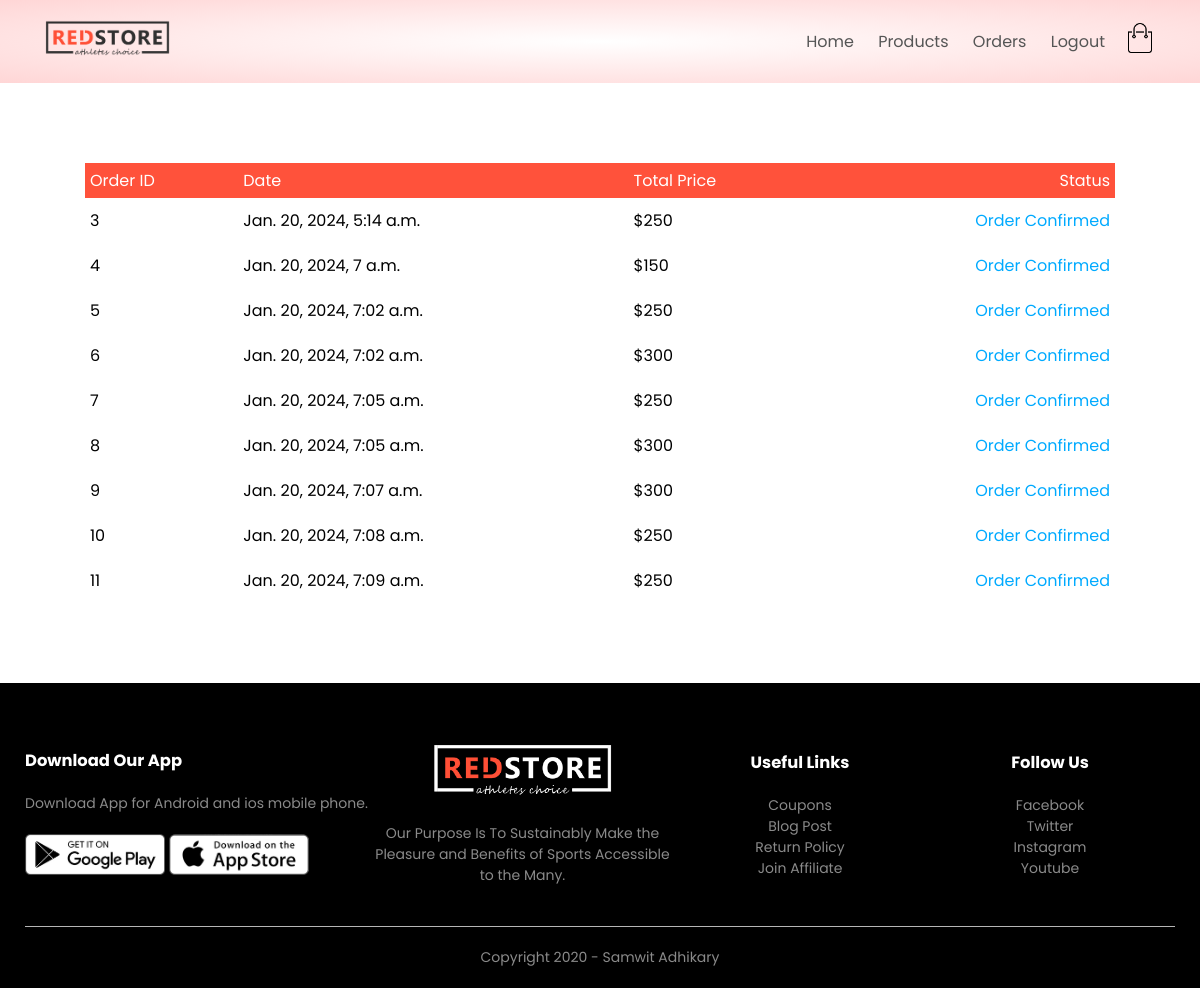
Page /order/orders (signed in) on the earlier database version.
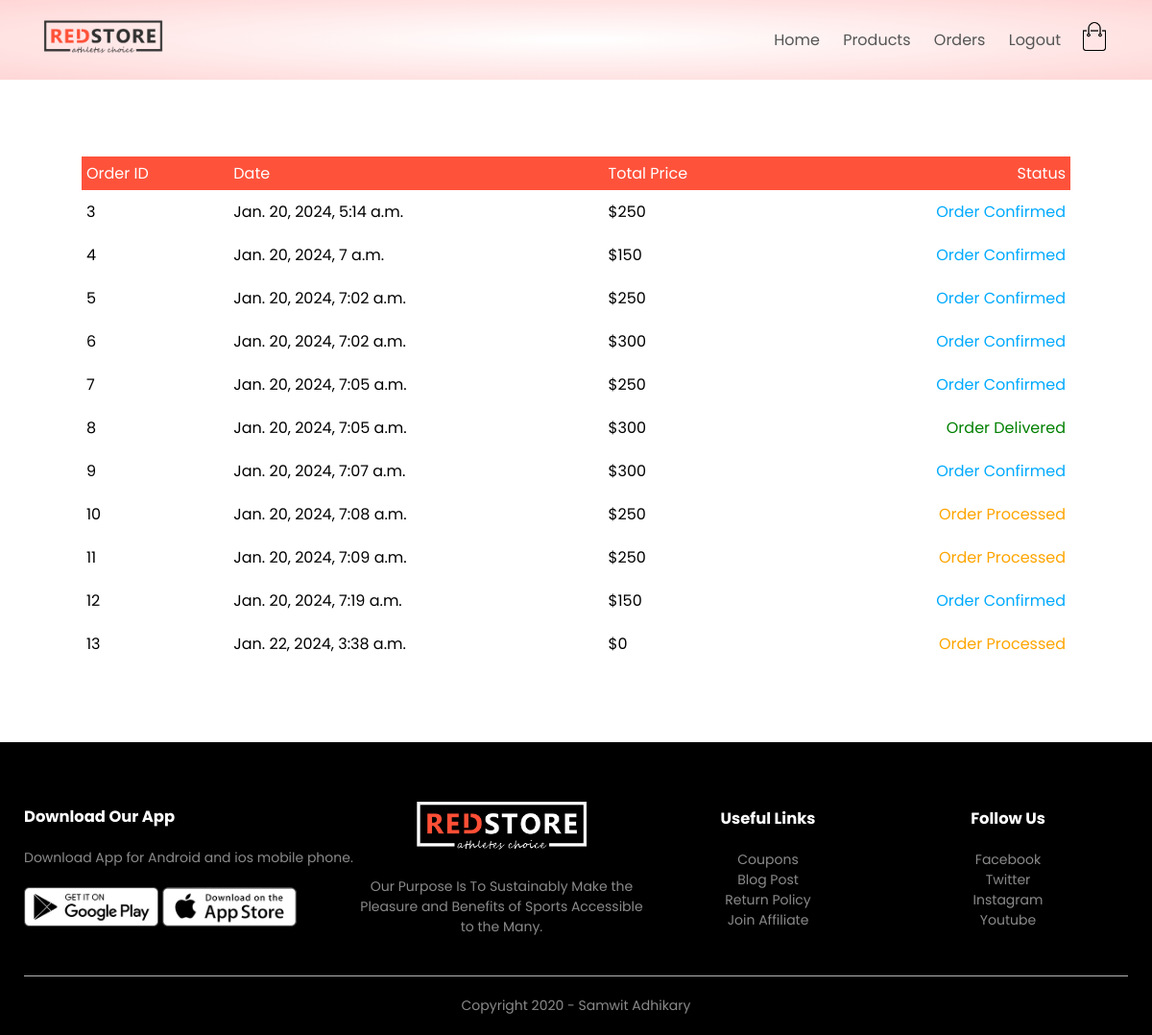
Same page on the later database version.
### orders/models.py (models this page shows, shortened)
class Order(models.Model):
    LIVE = 1
    DELETE = 0
    DELETE_CHOICES = ((LIVE,'Live'),(DELETE,'Delete'))
    CART_STAGE = 0
    ORDER_CONFIRMED = 1
    ORDER_PROCESSED = 2
    ORDER_DELIVERED = 3
    ORDER_REJECTED = 4
    STAUS_CHOICE = (
        (ORDER_CONFIRMED,"Order Confirmed"),
        (ORDER_PROCESSED,"Order Processed"),
        (ORDER_DELIVERED,"Order delivered"),
        (ORDER_REJECTED,"Order Rejected")
        )
    order_status = models.IntegerField(choices=STAUS_CHOICE,default=CART_STAGE)
    owner = models.ForeignKey(Customer,on_delete=models.SET_NULL,related_name="orders",null=True)
    total_price = models.IntegerField(default=0)
    delete_status = models.IntegerField(choices=DELETE_CHOICES,default=LIVE)
    created_at = models.DateTimeField(auto_now_add=True)
    updated_At = models.DateTimeField(auto_now=True)

### orders/views.py (the view)
# urls.py: path('orders',show_orders,name="orders")
@login_required(login_url='account')
def show_orders(request):
    user = request.user
    customer = user.customer_profile
    all_orders = Order.objects.filter(owner=customer).exclude(order_status=Order.CART_STAGE)
    context = {'orders':all_orders}
    return render(request,'orders.html',context)

### orders/templatetags/getstatus.py (called while the page is built)
@register.simple_tag(name="getstatus")
def getstatus(status):
    ststus_list = [
        'Order Confirmed',
        'Order Processed',
        'Order Delivered',
        'Order Rejected'
    ]
    return ststus_list[status-1]

### templates/orders.html
{%extends 'blank.html'%}
{%block content%}
{%include 'order_container.html'%}
{%endblock%}

### templates/blank.html (shortened to what this page needs)
<!DOCTYPE html>
<html lang="en">
<head>
    {%load static%}
    <link rel="stylesheet" href="{% static 'css/style.css'%}">
    <link rel="stylesheet" href="{% static 'css/my_styles.css'%}">
    <link rel="stylesheet" href="https://stackpath.bootstrapcdn.com/font-awesome/4.7.0/css/font-awesome.min.css">
</head>
<body>
    <div class="header">
        <div class="container">
            {%include 'menu.html'%}
        </div>
    </div>
    {%block content%}
    {%endblock content%}
    <div class="footer">
        <div class="container">
            <div class="row">
                <div class="footer-col-1">
                    <h3>Download Our App</h3>
                    <p>Download App for Android and ios mobile phone.</p>
                    <div class="app-logo">
                        <img src="{%static 'images/play-store.png'%}">
                        <img src="{%static 'images/app-store.png'%}">
                    </div>
                </div>
                <div class="footer-col-2">
                    <img src="{%static 'images/logo-white.png'%}">
                    <p>Our Purpose Is To Sustainably Make the Pleasure and Benefits of Sports Accessible to the Many.
                    </p>
                </div>
                <div class="footer-col-3">
                    <h3>Useful Links</h3>
                    <ul>
                        <li>Coupons</li>
                        <li>Blog Post</li>
                        <li>Return Policy</li>
                        <li>Join Affiliate</li>
                    </ul>
                </div>
                <div class="footer-col-4">
                    <h3>Follow Us</h3>
                    <ul>
                        <li>Facebook</li>
                        <li>Twitter</li>
                        <li>Instagram</li>
                        <li>Youtube</li>
                    </ul>
                </div>
            </div>
            <hr>
            <p class="copyright">Copyright 2020 - Samwit Adhikary</p>
        </div>
    </div>
</body>
</html>

### templates/menu.html (shortened to what this page needs)
{%load static%}
<div class="navbar">
    <div class="logo">
        <a href="{%url 'index'%}"><img src="{%static 'images/logo.png'%}" alt="logo" width="125px"></a>
    </div>
    <nav>
        <ul id="MenuItems">
            <li><a href="{%url 'index'%}">Home</a></li>
            <li><a href="{%url 'product_list'%}">Products</a></li>
            {%if not request.user.is_authenticated%}
            <li><a href="{%url 'account'%}">Account</a></li>
            {%else%}
            <li><a href="{%url 'orders'%}">Orders</a></li>
            <li><a href="{%url 'sign_out'%}">Logout</a></li>
            {%endif%}
        </ul>
    </nav>
    {%if request.user.is_authenticated%}
    <a href="{%url 'cart'%}"><img src="{%static 'images/cart.png'%}" width="30px" height="30px"></a>
    {%endif%}
</div>

### templates/order_container.html
{%load static%}
{%load getstatus%}
<div class="small-container cart-page">
    {%if orders%}
    <table>
        <tbody><tr>
            <th>Order ID</th>
            <th>Date</th>
            <th>Total Price</th>
            <th>Status</th>
        </tr>
        {%for order in orders%}
        <tr>
            <td>
                {{order.id}}
            </td>
            <td>
                {{order.created_at}}
            </td>
            <td>
                ${{order.total_price}}
            </td>
            <td class="{% getstatus order.order_status %}">
                {% getstatus order.order_status %}
            </td>
        </tr>
        {%endfor%}
    </tbody></table>
    {%else%}
    <div style="width:100%;display:grid;place-items: center;height:41vh">
        <p class="cart_empty_message">Order is Empty</p>
    </div>
    {%endif%}
</div>

### static/css/style.css (style rules this page uses)
* { margin: 0; padding: 0; box-sizing: border-box; }
body { font-family: 'Poppins', sans-serif; }
.navbar { display: flex; align-items: center; padding: 20px; }
nav { flex: 1; text-align: right; }
nav ul { display: inline-block; list-style-type: none; }
nav ul li { display: inline-block; margin-right: 20px; }
a { text-decoration: none; color: #555; }
p { color: #555; }
.container { max-width: 1300px; margin: auto; padding-left: 25px; padding-right: 25px; }
.row { display: flex; align-items: center; flex-wrap: wrap; justify-content: space-around; }
.header { background: radial-gradient(#fff,#ffd6d6); }
.small-container { max-width: 1080px; margin: auto; padding-left: 25px; padding-right: 25px; min-height: 41vh; }
.footer { background: black; color: #8a8a8a; font-size: 14px; padding: 60px 0 20px; }
.footer p { color: #8a8a8a; }
.footer h3 { color: #fff; margin-bottom: 20px; }
.footer-col-1, .footer-col-2, .footer-col-3, .footer-col-4 { min-width: 250px; margin-bottom: 20px; }
.footer-col-1 { flex-basis: 30%; }
.footer-col-2 { flex: 1; text-align: center; }
.footer-col-2 img { width: 180px; margin-bottom: 20px; }
.footer-col-3, .footer-col-4 { flex-basis: 12%; text-align: center; }
ul { list-style-type: none; }
.app-logo { margin-top: 20px; }
.app-logo img { width: 140px; }
.footer hr { border: none; background: #b5b5b5; height: 1px; margin: 20px 0; }
.copyright { text-align: center; }
.cart-page { margin: 80px auto; }
table { width: 100%; border-collapse: collapse; }
th { text-align: left; padding: 5px; color: #fff; background: #ff523b; font-weight: normal; }
td { padding: 10px 5px; }
td:last-child { text-align: right; }
th:last-child { text-align: right; }

### static/css/my_styles.css (style rules this page uses)
.Confirmed { color:rgb(0, 170, 255) }
.Processed { color:orange }
.Delivered { color:green }

Differences in the rows shown:
changed Order id 8: order_status "Order Confirmed" → "Order Delivered"
changed Order "Jan. 20, 2024, 7:08 a.m.": order_status "Order Confirmed" → "Order Processed"
changed Order "Jan. 20, 2024, 7:09 a.m.": order_status "Order Confirmed" → "Order Processed"
now on this page (row edited): Order: id "12", created_at "Jan. 20, 2024, 7:19 a.m.", total_price "150", order_status "Order Confirmed"
added Order: id "13", created_at "Jan. 22, 2024, 3:38 a.m.", total_price "0", order_status "Order Processed"
